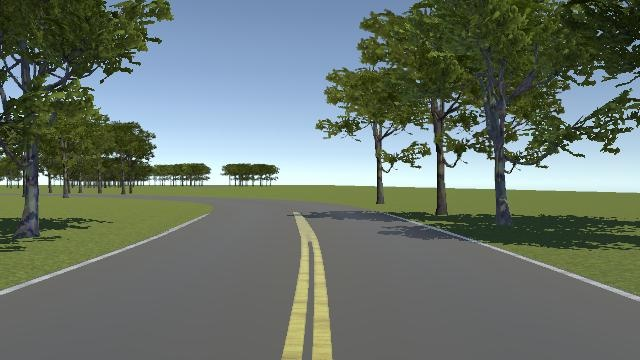
#> input picture img/img_10.jpg, 640 x 360 px
$ python -i NaN.py   (imports and definitions only)
#> lines starting #> are read from the running program, lines starting #| are printed output that depends on the picture; after the words box and inside, x2 and y2 are one past the last pixel; in counts of white or black regions, pixels touching at a corner belong together
#> further down, picture is the input picture: shape (360, 640, 3); mean B, G, R 108.4, 117.7, 106.1
import socket
import cv2
import numpy as np
import torch
import time
import json
import base64
# [1 line not run here, left out]
sendBack_angle = 0
sendBack_Speed = 0
current_speed = 0
current_angle = 0
# [1 line that did not run here, left out]
PORT = 54321
# [1 line not run here, left out]
def Control(angle, speed):
    global sendBack_angle, sendBack_Speed
    sendBack_angle = angle
    sendBack_Speed = speed
error_arr = np.zeros(5)
pre_t = time.time()
MAX_SPEED = 60
def PID(error, p, i, d):
    global pre_t
    # global error_arr
    error_arr[1:] = error_arr[0:-1]
    error_arr[0] = error
    P = error*p
    delta_t = time.time() - pre_t
    pre_t = time.time()
    D = (error-error_arr[1])/delta_t*d
    I = np.sum(error_arr)*delta_t*i
    angle = P + I + D
    if abs(angle)>25:
        angle = np.sign(angle)*25
    return int(angle)
def detect_yellow_line(image):
    hsv_image = cv2.cvtColor(image, cv2.COLOR_BGR2HSV)
#> hsv_image: shape (360, 640, 3); mean H, S, V 61.2, 69.2, 124.4
    lower_yellow = np.array([20, 100, 100])
    upper_yellow = np.array([40, 255, 255])
    yellow_mask = cv2.inRange(hsv_image, lower_yellow, upper_yellow)
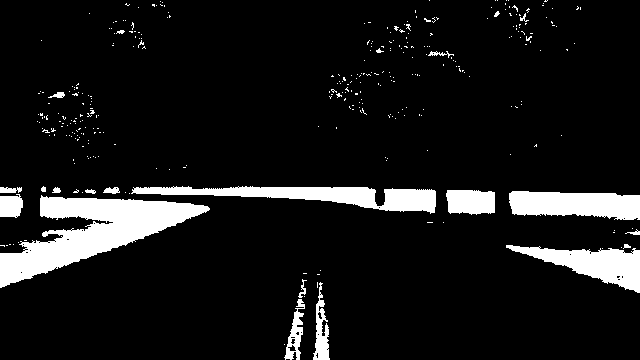
#> yellow_mask: shape (360, 640); 9.4% white; 331 white regions (309 under 20 px), largest, box (x1, y1, x2, y2) and area: (0, 195, 210, 288) 7913, (131, 186, 436, 214) 3790, (509, 191, 640, 220) 3033
    yellow_detected = cv2.bitwise_and(image, image, mask=yellow_mask)
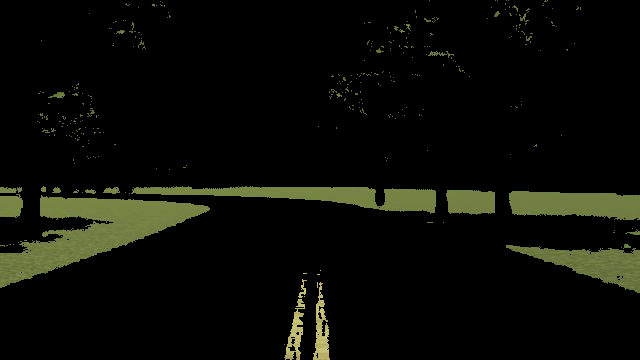
#> yellow_detected: shape (360, 640, 3); mean B, G, R 6.6, 12.2, 11.1
    gray_yellow = cv2.cvtColor(yellow_detected, cv2.COLOR_BGR2GRAY)
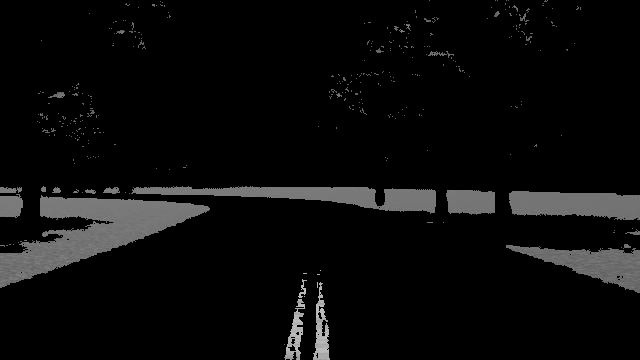
#> gray_yellow: shape (360, 640); min 0, max 198, mean 11.2
    _, binary_yellow = cv2.threshold(gray_yellow, 128, 255, cv2.THRESH_BINARY)
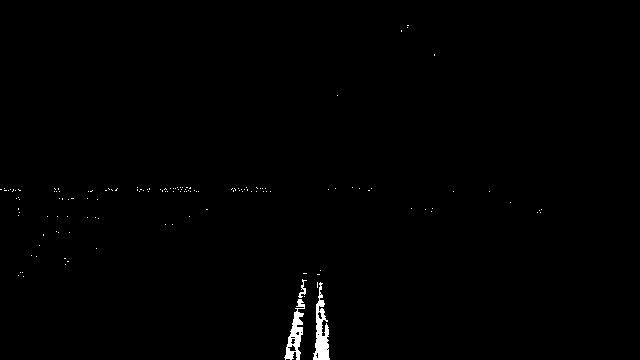
#> binary_yellow: shape (360, 640); 0.62% white; 138 white regions (135 under 20 px)
    contours, _ = cv2.findContours(binary_yellow, cv2.RETR_EXTERNAL, cv2.CHAIN_APPROX_SIMPLE)
#> contours = 138 contours, 135 with area under 20; largest, box (x1, y1, x2, y2) and area: (313, 282, 330, 360) 557, (284, 299, 305, 360) 485, (298, 279, 307, 298) 28
    if contours:
        yellow_line_contour = max(contours, key=cv2.contourArea)
#> yellow_line_contour = contour of 128 points, box (x1, y1, x2, y2) (313, 282, 330, 360), area 557
        M = cv2.moments(yellow_line_contour)
#> M = moments, m00 557, centre m10/m00, m01/m00 = (320.9, 333.1)
        center_x = int(M["m10"] / M["m00"]) if M["m00"] != 0 else 0
#> center_x = 320
        return center_x
    else:
        return image.shape[1] // 2
# [38 lines not run here, left out]

>>> import cv2
>>> picture = cv2.imread('../img/img_10.jpg')
>>> result = detect_yellow_line(picture)
#> result = 320

$ run again, on img/img_109.jpg
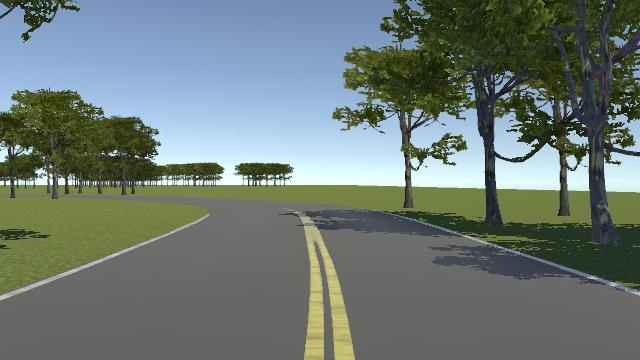
#> input picture img/img_109.jpg, 640 x 360 px
#> picture is the input picture: shape (360, 640, 3); mean B, G, R 117.6, 122.1, 109.5
#> hsv_image: shape (360, 640, 3); mean H, S, V 66.9, 65.4, 131.1
#> in detect_yellow_line, `yellow_mask = cv2.inRange(hsv_image, lower_yellow, upper_yellow)`:
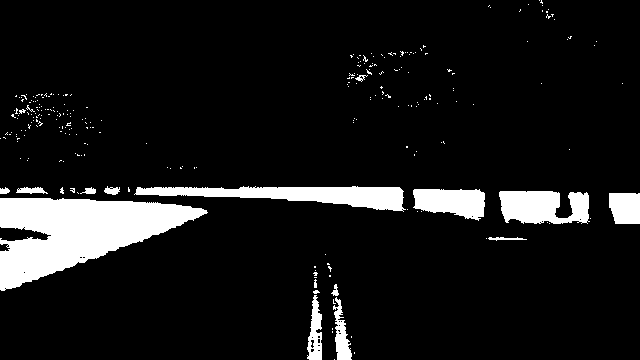
#> yellow_mask: shape (360, 640); 9.3% white; 258 white regions (242 under 20 px), largest, box (x1, y1, x2, y2) and area: (0, 198, 208, 291) 10464, (134, 186, 406, 212) 3513, (499, 191, 590, 224) 2369
#> in detect_yellow_line, `_, binary_yellow = cv2.threshold(gray_yellow, 128, 255, cv2.THRESH_BIN..`:
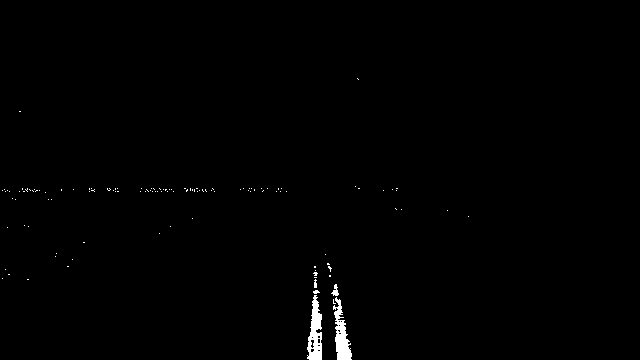
#> binary_yellow: shape (360, 640); 0.65% white; 118 white regions (114 under 20 px)
#> contours = 118 contours, 115 with area under 20; largest, box (x1, y1, x2, y2) and area: (307, 295, 322, 360) 572, (333, 297, 352, 360) 504, (331, 284, 339, 296) 34
#> yellow_line_contour = contour of 84 points, box (x1, y1, x2, y2) (307, 295, 322, 360), area 572
#> M = moments, m00 572, centre m10/m00, m01/m00 = (314.9, 333.7)
#> center_x = 314
